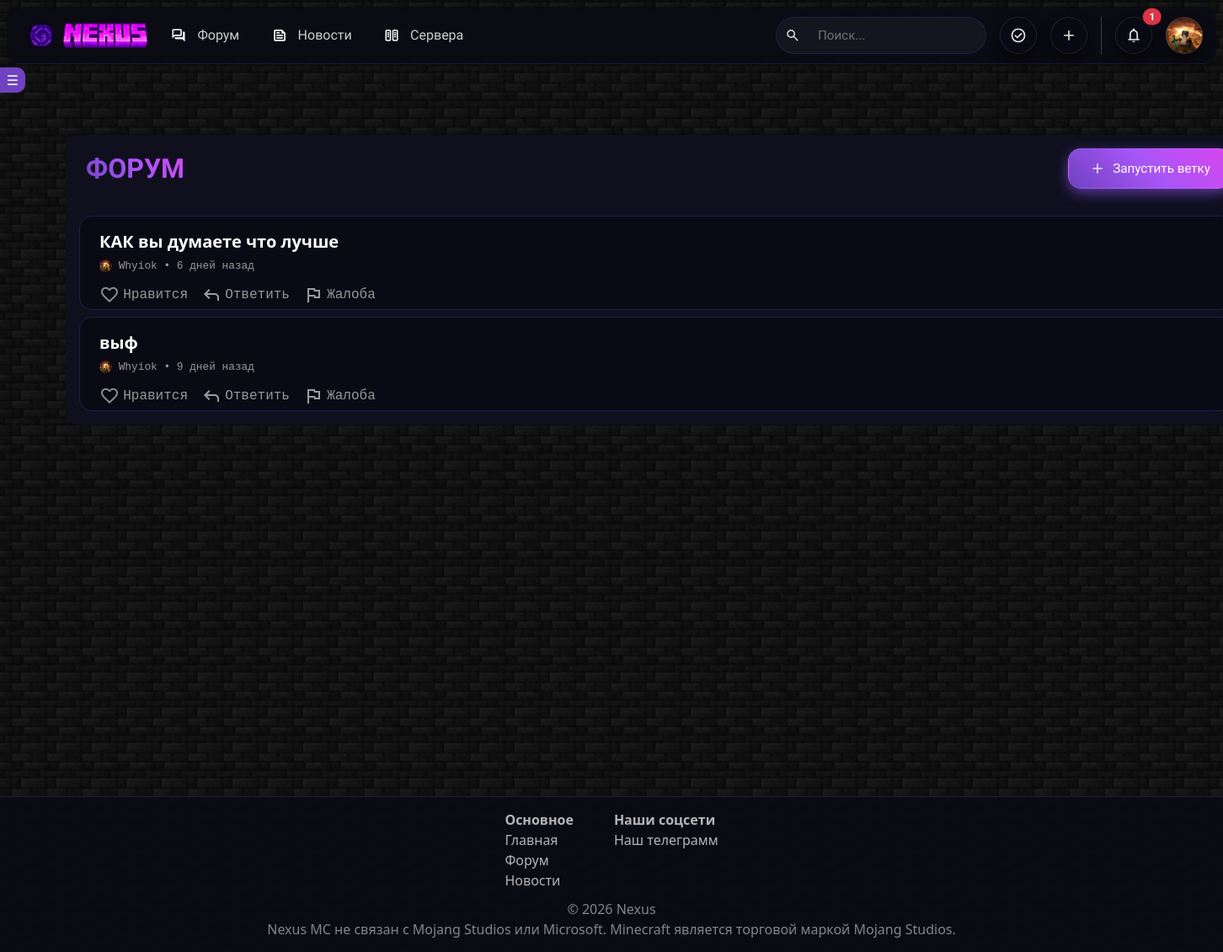
The page /forum (signed in) on the database its author committed.
### __init__.py (models this page shows, shortened)
class User(db.Model, UserMixin):  # Пользователи
    id = db.Column(db.Integer, primary_key=True)
    username = db.Column(db.String, unique=True)
    description = db.Column(
        db.Text, default="Пользователь поленился и не добавил инфу о себе :[")
    email = db.Column(db.Text, unique=True)
    edition = db.Column(db.String)
    hash_password = db.Column(db.String)
    avatar = db.Column(db.String)
    subscribers = db.Column(db.Integer, default=0)
    date = db.Column(db.DateTime, default=datetime.utcnow)
    is_moderator = db.Column(db.Boolean, default=False)
    is_admin = db.Column(db.Boolean, default=False)
    is_checked = db.Column(db.Boolean, default=False)
    is_banned = db.Column(db.Boolean, default=False)
    is_frozen = db.Column(db.Boolean, default=False)
    banned_until = db.Column(db.DateTime, nullable=True)
    permanent_ban = db.Column(db.Boolean, nullable=True)
    ban_reason = db.Column(db.String(500), nullable=True)

class Discuss(db.Model):  # Посты
    id = db.Column(db.Integer, primary_key=True)
    id_author = db.Column(db.Integer)
    title = db.Column(db.String)
    text = db.Column(db.Text)
    rating = db.Column(db.Integer, default=0)
    views = db.Column(db.Integer, default=0)
    status = db.Column(db.Integer, default='on_moderating')
    categories = db.Column(db.JSON, default=[])
    date = db.Column(db.DateTime, default=datetime.utcnow)

### __init__.py (the view)
@app.route('/forum', methods=['GET', 'POST'])
def forum():
    page = request.args.get('page', 1, type=int)
    per_page = 25
    pagination = Discuss.query.order_by(Discuss.id.desc()).paginate(
        page=page,
        per_page=per_page,
        error_out=False
    )
    discusses = pagination.items
    author = None
    comments_len = 0
    if len(discusses) != 0:
        for discuss in discusses:
            author = User.query.get(discuss.id_author)
            comment = Comments.query.filter_by(id_discuss=discuss.id).all()
            id = discuss.id
            if comment or len(comment) != 0:
                comments_len = len(comment)
            if current_user.is_authenticated:
                discuss.liked = Likes.query.filter_by(
                    id_author=current_user.id,
                    id_discuss=id
                ).first() is not None
            else:
                discuss.liked = False
    return render_template("forum.html", discusses=discusses, author=author, pagination=pagination, comments_len=comments_len)

### templates/forum.html (shortened to what this page needs)
{% extends 'base.html' %}
{% block main %}
<main class="content">
  <div class="container">
    <div id="posts-container"
      class="d-flex flex-column gap-2 justify-content-center p-3 mx-auto main-page-content">
      <div class="mb-4 d-flex justify-content-between w-100">
        <span class="font-classic ms-2"
          style="background: linear-gradient(45deg, #6f42c1, #a855f7, #d946ef); -webkit-background-clip: text; -webkit-text-fill-color: transparent; background-clip: text; font-size: 2rem; user-select: none;">ФОРУМ</span>
        <a class="btn-glass btn-glass-primary font" style="
                      border-radius: 15px;" title="Запустить ветку" href="/add_discuss"><img src="/static/add.svg"
            height="20px">Запустить
          ветку
        </a>
      </div>
      {% if discusses|length > 0 %}
      {% for discuss in discusses %}
      <div class="discuss-custom">
        <div
          style="padding: 15px 0 5px 15px; flex: 1; display: flex; flex-direction: column; justify-content: space-between;">
          <div class="d-flex flex-column ms-2 gap-1">
            <a class="fw-bold fs-5 link-custom m-0" href="/discuss/{{ discuss.id }}">{{ discuss.title }}</a>
            <div class="d-flex">
              <a class="mb-0 link-custom text-secondary font-small font-mine" onclick="playSound()" href="/user/{{ author.id }}">
                <img src="/static/avatars/{{ author.avatar }}" height="15" width="15"
                  style="border-radius: 50%; margin-bottom: 0;">
                {{ author.username }} • {{ time_ago(discuss.date) }}</a>
            </div>
          </div>
          <div class="d-flex">
            {% if current_user.is_authenticated %}
            <div class="d-flex align-items-center">
              <form class="like-form" data-id="{{ discuss.id }}" data-type="discuss">
                <button type="submit" class="btn-unstyled button-custom px-2 like-button" title="Нравится">
                  <img id="like-icon-{{ discuss.id }}" class="like-icon"
                    src="/static/{% if discuss.liked %}like_filled.svg{% else %}like.svg{% endif %}">
                  <span class="mt-2 text-reset font-mine">Нравится</span>
                </button>
              </form>
              <a class="btn-unstyled text-secondary text-decoration-none button-custom px-2 font-mine reply-button"
                href="/discuss/{{ discuss.id }}">
                <img src="/static/reply.svg" class="reply-icon">
                <span class="mt-2 text-reset font-mine">Ответить</span>
              </a>
              <a class="btn-unstyled text-secondary text-decoration-none button-custom px-2 font-mine report-button"
                data-bs-toggle="modal" data-bs-target="#staticBackdrop">
                <img src="/static/report.svg" class="report-icon">
                <span class="mt-2 text-reset font-mine">Жалоба</span>
              </a>
            </div>
            {% endif %}
          </div>
        </div>
      </div>
      {% endfor %}
      {% endif %}
    </div>
  </div>
{% endblock %}

### templates/base.html (shortened to what this page needs)
<!doctype html>
<html lang="ru" data-bs-theme="dark">
<head>
    <link href="https://cdn.jsdelivr.net/npm/bootstrap@5.3.1/dist/css/bootstrap.min.css" rel="stylesheet"
>
    <link rel="stylesheet" href="/static/style.css?v=2">
</head>
<body>
    <header class="glass-header fixed-top mx-2 my-2"
        style="height: 68px; border-radius: 15px; max-width: 100vw; width: auto;">
        <nav class="navbar navbar-expand-lg h-100 p-0">
            <a class="navbar-brand d-flex align-items-center justify-content-center p-0 m-0 ms-md-3 ms-4" href="/">
                <img src="/static/nexus_logo.png" height="50">
                <img src="/static/nexus_title.png" height="30" ondrag="playSound()">
            </a>
            <div class="d-flex align-items-center">
                <ul class="navbar-nav d-none d-md-flex flex-row">
                    <li class="nav-item">
                        <a href="/forum" class="nav-link-glass d-flex align-items-center font ms-2"
                            style="height: 48px;" title="Форум">
                            <img src="/static/forum.png" style="margin-right: 5px; height: 18px;">
                            Форум
                        </a>
                    </li>
                    <li class="nav-item dropdown">
                        <a href="/news" class="nav-link-glass d-flex align-items-center font" style="height: 48px;"
                            role="button" title="Новости" data-bs-toggle="dropdown" data-bs-auto-close="false"
                            aria-expanded="false">
                            <img src="/static/news.png" style="margin-right: 5px; height: 18px;">
                            Новости
                        </a>
                    </li>
                    <li class="nav-item">
                        <a href="/servers" class="nav-link-glass d-flex align-items-center font" title="Сервера"
                            style="height: 48px;">
                            <img src="/static/server.svg" style="margin-right: 5px; height: 18px;">
                            Сервера
                        </a>
                    </li>
                </ul>
            </div>
            <div class="d-flex flex-row gap-3 ms-auto align-items-center me-3">
                <div class="search-glass d-flex align-items-center font" style="height: 44px; width: 250px;">
                    <img src="/static/search.svg" style="margin-left: 10px; margin-right: 5px; height: 18px;">
                    <input type="text" placeholder="Поиск..."
                        style="height: 100%; background: transparent; border: none; color: white; outline: none; width: 100%;"
                        title="Поиск">
                </div>
                {% if current_user.is_authenticated %}
                {% if current_user.is_moderator %}
                <a href="/moderate_posts" class="btn-glass btn-glass-outline font p-0" style="
                        width: 44px;
                        height: 44px;
                        background-image: url(/static/moderate.svg);
                        background-size: 20px;
                        background-repeat: no-repeat;
                        background-position: center;
                        border-radius: 50%;" title="Модерация постов">
                </a>
                {% endif %}
                <a data-bs-toggle="modal" data-bs-target="#postsModal" class="btn-glass btn-glass-outline font p-0
                    dropdown" style="
                        width: 44px;
                        height: 44px;
                        background-image: url(/static/add.svg);
                        background-size: 20px;
                        background-repeat: no-repeat;
                        background-position: center;
                        border-radius: 50%;" title="Добавить пост">
                </a>
                <li class="nav-item dropdown position-relative" style="overflow: visible;">
                    <button class="btn-glass btn-glass-outline font p-0" data-bs-toggle="dropdown"
                        data-bs-auto-close="false" aria-expanded="false" title="Уведомления" id="notificationDropdown"
                        style="width: 44px; height: 44px; background-image: url(/static/notice.svg); background-size: 20px; background-repeat: no-repeat; background-position: center; border-radius: 50%;">
                    </button>
                    {% if notifications_count > 0 %}
                    <span class="position-absolute top-0 start-100 translate-middle badge rounded-pill bg-danger"
                        style="z-index: 1000;">
                        {{ notifications_count }}
                    </span>
                    {% endif %}
                </li>
                <div class="dropdown my-2">
                    {% if user.avatar %}
                    <button class="btn-glass btn-glass-outline font p-0" style="
                        width: 44px;
                        height: 44px;
                        background-image: url(/static/avatars/{{ user.avatar }});
                        background-size: cover;
                        background-position: center;
                        border-radius: 50%;" type="button" data-bs-toggle="dropdown" data-bs-auto-close="false"
                        href="#profile" title="Ваш профиль">
                    </button>
                    {% endif %}
                </div>
                {% endif %}
            </div>
        </nav>
    </header>
    <button id="toggleSidebarBtn">☰</button>
    <main>
        {% block main %}
        {% endblock %}
    </main>
    <footer style="
        border-top: 1px solid rgba(111, 66, 193, 0.3);
        background: rgba(10, 10, 20, 0.9);
        padding-top: 15px;
        padding-bottom: 15px;
    " class="mt-5 d-flex">
        <div class="d-flex flex-row gap-5">
            <div>
                <a style="text-decoration: none; color: rgba(255,255,255,0.7);" class="fw-bold">Основное</a>
                <div style="display: flex; flex-direction: column; margin-bottom: 10px;">
                    <a href="/" style="text-decoration: none; color: rgba(255,255,255,0.7);">Главная</a>
                    <a href="/forum" style="text-decoration: none; color: rgba(255,255,255,0.7);">Форум</a>
                    <a href="/news" style="text-decoration: none; color: rgba(255,255,255,0.7);">Новости</a>
                </div>
            </div>
            <div>
                <a style="text-decoration: none; color: rgba(255,255,255,0.7);" class="fw-bold">Наши соцсети</a>
                <div style="display: flex; flex-direction: column; align-items: center; gap: 5px;">
                    <a href="https://t.me/nexus_mcgg" style="text-decoration: none; color: rgba(255,255,255,0.7);">Наш
                        телеграмм</a>
                </div>
            </div>
        </div>
        <a style="color: rgba(255,255,255,0.5);">© 2026 Nexus</a>
        <a style="color: rgba(255,255,255,0.5);">Nexus MC не связан с Mojang Studios или Microsoft.
            Minecraft является торговой маркой Mojang Studios.
        </a>
    </footer>
</body>
</html>

### rows shown on the page
User: avatar (picture), username "Whyiok"
Discuss: title "КАК вы думаете что лучше", avatar (picture), date "6 дней назад"
Discuss: title "выф", avatar (picture), date "9 дней назад"

### other values the page prints
{{ notifications_count }} "1"
